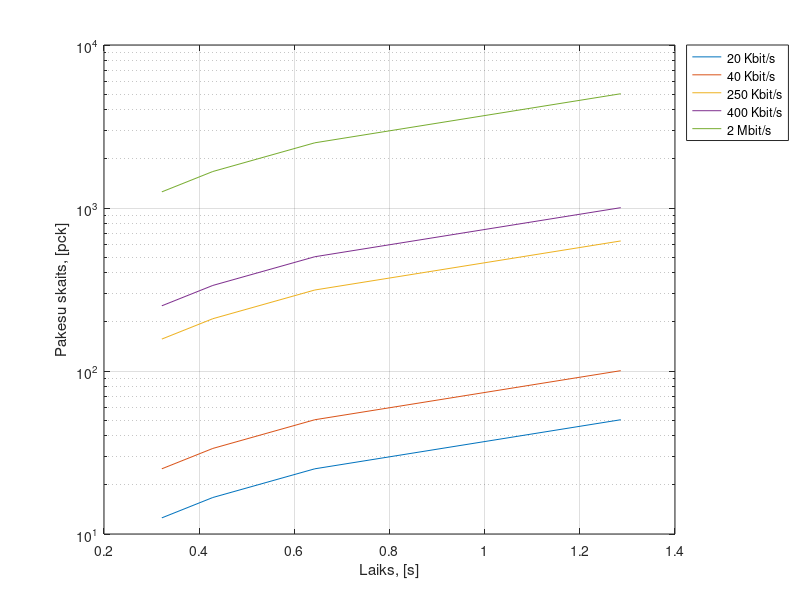

The MATLAB script that drew this image:
close all; clear all;
Pt=1e-3; %[W] raiditajjauda
Prmin=-94;  %[dB]
c=3*1e8; % speed of light, [m/s]
Gt=1;
Gr=1;
fc=915*1e6; %carrier freq.
a=Gt*Gr*c^2/(4*pi*fc)^2;
r=sqrt(sqrt(a*Pt/10^(Prmin/10)))
v=[5,10,15,20];
Rb1=[2e4 4e4 2.5e5 4e5 2e6];
for z=1:length(v)
    t(1,z)=r/v(1,z);
  for m=1:length(Rb1)
    bits(m,z)=t(1,z)*Rb1(1,m);
  end
end

semilogy(t, bits(1,:)/512, t, bits(2,:)/512, t, bits(3,:)/512,...
    t, bits(4,:)/512, t, bits(5,:)/512),grid on;
vleg = legend('20 Kbit/s','40 Kbit/s', '250 Kbit/s', '400 Kbit/s',...
    '2 Mbit/s','Location','NorthEastOutside');
	xlabel('Laiks, [s]')
	ylabel('Pakesu skaits, [pck]')
